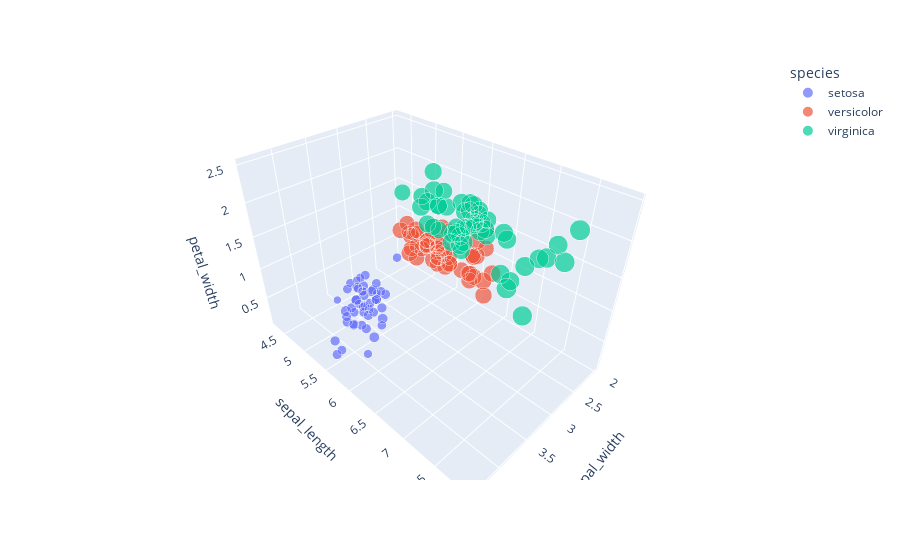

Notebook code for this chart:
### Code cell
fig = px.strip(iris, x=)
fig.show()

### Figure 1 — Plotly figure (JSON) as saved in the notebook; plotly's stock layout.template omitted (floating-point values rounded to 4 significant figures)
{"data": [{"hovertemplate": "species=setosa<br>sepal_width=%{x}<br>sepal_length=%{y}<br>petal_width=%{z}<br>petal_length=%{marker.size}<extra></extra>", "legendgroup": "setosa", "marker": {"color": "#636efa", "size": [1.4, 1.4, 1.3, 1.5, 1.4, 1.7, 1.4, 1.5, 1.4, 1.5, 1.5, 1.6, 1.4, 1.1, 1.2, 1.5, 1.3, 1.4, 1.7, 1.5, 1.7, 1.5, 1, 1.7, 1.9, 1.6, 1.6, 1.5, 1.4, 1.6, 1.6, 1.5, 1.5, 1.4, 1.5, 1.2, 1.3, 1.5, 1.3, 1.5, 1.3, 1.3, 1.3, 1.6, 1.9, 1.4, 1.6, 1.4, 1.5, 1.4], "sizemode": "area", "sizeref": 0.01725, "symbol": "circle"}, "mode": "markers", "name": "setosa", "scene": "scene", "showlegend": true, "type": "scatter3d", "x": [3.5, 3, 3.2, 3.1, 3.6, 3.9, 3.4, 3.4, 2.9, 3.1, 3.7, 3.4, 3, 3, 4, 4.4, 3.9, 3.5, 3.8, 3.8, 3.4, 3.7, 3.6, 3.3, 3.4, 3, 3.4, 3.5, 3.4, 3.2, 3.1, 3.4, 4.1, 4.2, 3.1, 3.2, 3.5, 3.1, 3, 3.4, 3.5, 2.3, 3.2, 3.5, 3.8, 3, 3.8, 3.2, 3.7, 3.3], "y": [5.1, 4.9, 4.7, 4.6, 5, 5.4, 4.6, 5, 4.4, 4.9, 5.4, 4.8, 4.8, 4.3, 5.8, 5.7, 5.4, 5.1, 5.7, 5.1, 5.4, 5.1, 4.6, 5.1, 4.8, 5, 5, 5.2, 5.2, 4.7, 4.8, 5.4, 5.2, 5.5, 4.9, 5, 5.5, 4.9, 4.4, 5.1, 5, 4.5, 4.4, 5, 5.1, 4.8, 5.1, 4.6, 5.3, 5], "z": [0.2, 0.2, 0.2, 0.2, 0.2, 0.4, 0.3, 0.2, 0.2, 0.1, 0.2, 0.2, 0.1, 0.1, 0.2, 0.4, 0.4, 0.3, 0.3, 0.3, 0.2, 0.4, 0.2, 0.5, 0.2, 0.2, 0.4, 0.2, 0.2, 0.2, 0.2, 0.4, 0.1, 0.2, 0.1, 0.2, 0.2, 0.1, 0.2, 0.2, 0.3, 0.3, 0.2, 0.6, 0.4, 0.3, 0.2, 0.2, 0.2, 0.2]}, {"hovertemplate": "species=versicolor<br>sepal_width=%{x}<br>sepal_length=%{y}<br>petal_width=%{z}<br>petal_length=%{marker.size}<extra></extra>", "legendgroup": "versicolor", "marker": {"color": "#EF553B", "size": [4.7, 4.5, 4.9, 4, 4.6, 4.5, 4.7, 3.3, 4.6, 3.9, 3.5, 4.2, 4, 4.7, 3.6, 4.4, 4.5, 4.1, 4.5, 3.9, 4.8, 4, 4.9, 4.7, 4.3, 4.4, 4.8, 5, 4.5, 3.5, 3.8, 3.7, 3.9, 5.1, 4.5, 4.5, 4.7, 4.4, 4.1, 4, 4.4, 4.6, 4, 3.3, 4.2, 4.2, 4.2, 4.3, 3, 4.1], "sizemode": "area", "sizeref": 0.01725, "symbol": "circle"}, "mode": "markers", "name": "versicolor", "scene": "scene", "showlegend": true, "type": "scatter3d", "x": [3.2, 3.2, 3.1, 2.3, 2.8, 2.8, 3.3, 2.4, 2.9, 2.7, 2, 3, 2.2, 2.9, 2.9, 3.1, 3, 2.7, 2.2, 2.5, 3.2, 2.8, 2.5, 2.8, 2.9, 3, 2.8, 3, 2.9, 2.6, 2.4, 2.4, 2.7, 2.7, 3, 3.4, 3.1, 2.3, 3, 2.5, 2.6, 3, 2.6, 2.3, 2.7, 3, 2.9, 2.9, 2.5, 2.8], "y": [7, 6.4, 6.9, 5.5, 6.5, 5.7, 6.3, 4.9, 6.6, 5.2, 5, 5.9, 6, 6.1, 5.6, 6.7, 5.6, 5.8, 6.2, 5.6, 5.9, 6.1, 6.3, 6.1, 6.4, 6.6, 6.8, 6.7, 6, 5.7, 5.5, 5.5, 5.8, 6, 5.4, 6, 6.7, 6.3, 5.6, 5.5, 5.5, 6.1, 5.8, 5, 5.6, 5.7, 5.7, 6.2, 5.1, 5.7], "z": [1.4, 1.5, 1.5, 1.3, 1.5, 1.3, 1.6, 1, 1.3, 1.4, 1, 1.5, 1, 1.4, 1.3, 1.4, 1.5, 1, 1.5, 1.1, 1.8, 1.3, 1.5, 1.2, 1.3, 1.4, 1.4, 1.7, 1.5, 1, 1.1, 1, 1.2, 1.6, 1.5, 1.6, 1.5, 1.3, 1.3, 1.3, 1.2, 1.4, 1.2, 1, 1.3, 1.2, 1.3, 1.3, 1.1, 1.3]}, {"hovertemplate": "species=virginica<br>sepal_width=%{x}<br>sepal_length=%{y}<br>petal_width=%{z}<br>petal_length=%{marker.size}<extra></extra>", "legendgroup": "virginica", "marker": {"color": "#00cc96", "size": [6, 5.1, 5.9, 5.6, 5.8, 6.6, 4.5, 6.3, 5.8, 6.1, 5.1, 5.3, 5.5, 5, 5.1, 5.3, 5.5, 6.7, 6.9, 5, 5.7, 4.9, 6.7, 4.9, 5.7, 6, 4.8, 4.9, 5.6, 5.8, 6.1, 6.4, 5.6, 5.1, 5.6, 6.1, 5.6, 5.5, 4.8, 5.4, 5.6, 5.1, 5.1, 5.9, 5.7, 5.2, 5, 5.2, 5.4, 5.1], "sizemode": "area", "sizeref": 0.01725, "symbol": "circle"}, "mode": "markers", "name": "virginica", "scene": "scene", "showlegend": true, "type": "scatter3d", "x": [3.3, 2.7, 3, 2.9, 3, 3, 2.5, 2.9, 2.5, 3.6, 3.2, 2.7, 3, 2.5, 2.8, 3.2, 3, 3.8, 2.6, 2.2, 3.2, 2.8, 2.8, 2.7, 3.3, 3.2, 2.8, 3, 2.8, 3, 2.8, 3.8, 2.8, 2.8, 2.6, 3, 3.4, 3.1, 3, 3.1, 3.1, 3.1, 2.7, 3.2, 3.3, 3, 2.5, 3, 3.4, 3], "y": [6.3, 5.8, 7.1, 6.3, 6.5, 7.6, 4.9, 7.3, 6.7, 7.2, 6.5, 6.4, 6.8, 5.7, 5.8, 6.4, 6.5, 7.7, 7.7, 6, 6.9, 5.6, 7.7, 6.3, 6.7, 7.2, 6.2, 6.1, 6.4, 7.2, 7.4, 7.9, 6.4, 6.3, 6.1, 7.7, 6.3, 6.4, 6, 6.9, 6.7, 6.9, 5.8, 6.8, 6.7, 6.7, 6.3, 6.5, 6.2, 5.9], "z": [2.5, 1.9, 2.1, 1.8, 2.2, 2.1, 1.7, 1.8, 1.8, 2.5, 2, 1.9, 2.1, 2, 2.4, 2.3, 1.8, 2.2, 2.3, 1.5, 2.3, 2, 2, 1.8, 2.1, 1.8, 1.8, 1.8, 2.1, 1.6, 1.9, 2, 2.2, 1.5, 1.4, 2.3, 2.4, 1.8, 1.8, 2.1, 2.4, 2.3, 1.9, 2.3, 2.5, 2.3, 1.9, 2, 2.3, 1.8]}], "layout": {"legend": {"itemsizing": "constant", "title": {"text": "species"}, "tracegroupgap": 0}, "margin": {"t": 60}, "scene": {"domain": {"x": [0, 1], "y": [0, 1]}, "xaxis": {"title": {"text": "sepal_width"}}, "yaxis": {"title": {"text": "sepal_length"}}, "zaxis": {"title": {"text": "petal_width"}}}}}
